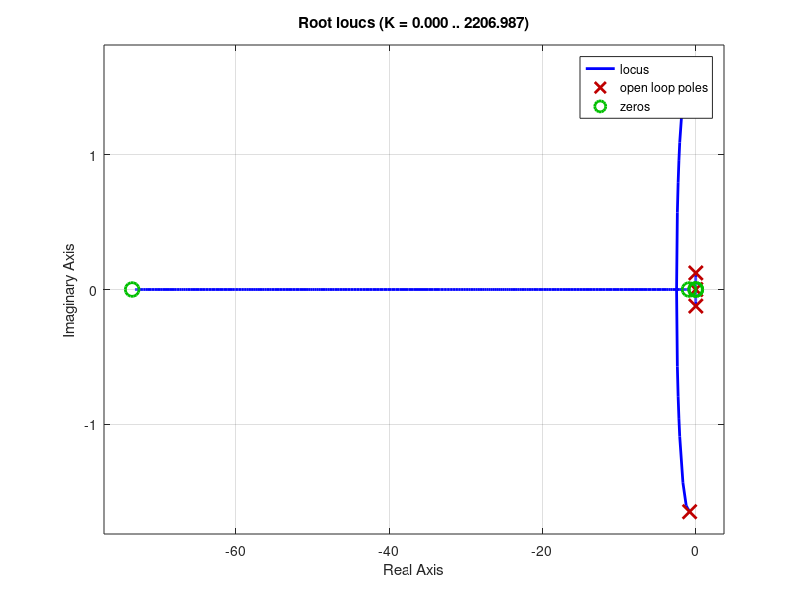
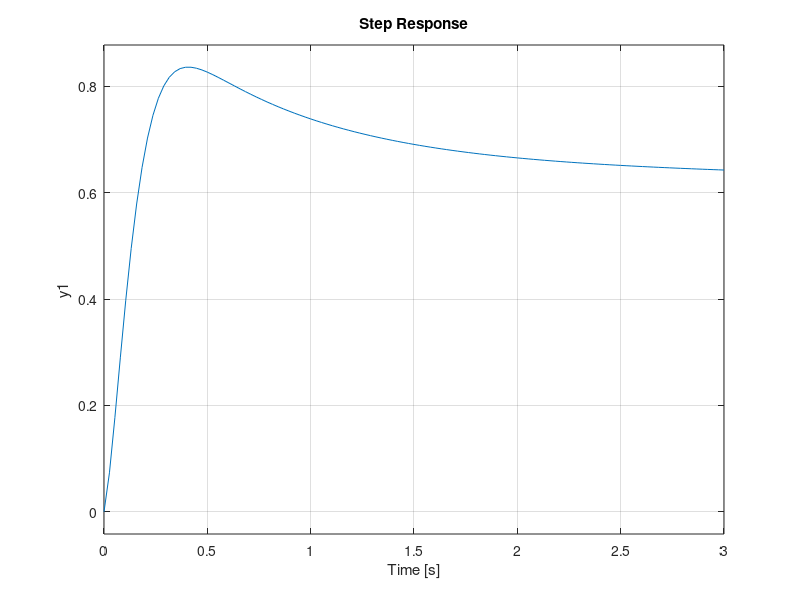

These figures' MATLAB source, in order: (Note: this script raises an error after producing the figures.)
cla; close all
long_poles = [
   1.836*exp(1j*(pi - acos(0.441))),
   1.836*exp(1j*(pi + acos(0.441))),
   0.123*exp(1j*(pi + acos(0.066))),
   0.123*exp(1j*(pi - acos(0.066))),
   ];

lat_poles = [
   -1/0.2495,
   1.519*exp(1j*(pi + acos(0.15))),
   1.519*exp(1j*(pi - acos(0.15))),
   1/42.6,
   ];

% my vals
E_theta = -tf([2.6855, 2.4735, 0.0903], 1); % , real(poly(long_poles)));
E_Nz = -tf([0.0139, 0.0694, 0.4066, 0.0244, 0], 1); % , real(poly(long_poles)));
R_r = -tf([1.8899, 6.5343, 2.6795, -0.5732], real(poly(lat_poles)));
A_Ptch = -tf([5.084, 2.9062, 12.0011], real(poly(lat_poles)));

lag_e = tf(1, [0.1, 1]);
lag_a = tf(1, [0.05, 1]);
lag_r = tf(1, [0.25, 1]);


% % given vals
% E_theta = -tf([2.637, 2.475, 0.0607]); %, real(poly(long_poles)));
% E_Nz = -tf([0.0139, 0.0693, 0.4071, 0.0242, 0]); %, real(poly(long_poles)));
% R_r = -tf([2.0959, 6.0649, 3.565, -1.1943], real(poly(lat_poles)));
% A_Ptch = -tf([4.748, 2.957, 11.16], real(poly(lat_poles)));

% figure
% hold on;
% step(E_theta);
% rlocus(-lag_e*E_theta);
% plot_req(0.4, 1);
% hold off
% step(E_Nz);
% step(R_r);
% step(A_Ptch);
figure(1)

s = tf('s');

Lp = 1.65;
g = 9.81;
U = 1.;
sys = (((Lp/g)*s^2 + (12.4)*s)*E_theta + (1/g)*E_Nz)*tf(1, real(poly(long_poles)))

kp = 0.1;
kp = 0.2;
% kp = 120
ki = 0.0;
kd = 0.0;
K = kp + ki/s + kd*s;

rlocus(-K*sys)

figure(3)

% step(-K*lag_a*sys, 3)
% hold on
step(feedback(-K*lag_a*sys, 1), 3)
stepinfo(feedback(-K*lag_a*sys, 1))
plot_c_star(0.65)
%

figure
r = rlocus(-K*lag_a*sys, 1);
plot(real(r), imag(r), 'k+')
hold on
rlocus(-K*lag_a*sys)
% plot_long_rlocus(-lag_a*sys,K)

function plot_c_star(k)
[cst,cslo,csup] = csenv(k);

% figure
hold on;
plot(cst, cslo, "Color","b");
plot(cst, csup, "Color","b");
end

function plot_long_rlocus(sys, K)
figure(2)
hold on
% phugoid
subplot(1, 2, 1);
rlocus(K*sys)
hold on
r = rlocus(K*sys, 1);
plot(real(r), imag(r), 'k+')
hold on
plot_req(0.05, 0)
xlim([-0.3, 0.3]);
ylim([-0.3, 0.3]);

% spo
subplot(1, 2, 2);
rlocus(K*sys)
hold on
r = rlocus(K*sys, 1);
plot(real(r), imag(r), 'k+')
hold on
plot_req(0.4, 1)
xlim([-1.3, 0]);
ylim([-4, 4]);

end


function plot_lat_rlocus(sys, K)
figure(2)
hold on
% dutch-roll
% subplot(1, 3, 1);
rlocus(K*sys)
hold on
r = rlocus(K*sys, 1);
plot(real(r), imag(r), 'k+')
hold on
plot_req_wc(0.4, 0.4, 'b')
% xlim([-0.3, 0.3]);
% ylim([-0.3, 0.3]);

% Roll-subsidance
% subplot(1, 3, 2);
rlocus(K*sys)
hold on
r = rlocus(K*sys, 1);
plot(real(r), imag(r), 'k+')
hold on
plot_req_wc(0.8, 1, 'g')
% xlim([-1.3, 0]);
% ylim([-4, 4]);

% spiral
% subplot(1, 3, 3);
rlocus(K*sys)
hold on
r = rlocus(K*sys, 1);
plot(real(r), imag(r), 'k+')
hold on
plot_req_wc(0, log(2)/20, 'r')
% xlim([-3, 0.5]);
% ylim([-2, 2]);

end

function plot_req_wc(zeta, wn, color)
theta = linspace(0, 2*pi, 100);
x = wn*cos(theta);
y = wn*sin(theta);
hold on;
plot(x, y, "Color",color);
r = linspace(0, 5, 2);
rx = -r*zeta;
ry = r/sqrt(1-zeta^2);
plot(rx, ry, "Color",color);
end

function plot_req(zeta, wn)
theta = linspace(0, 2*pi, 100);
x = wn*cos(theta);
y = wn*sin(theta);
hold on;
plot(x, y, "Color","r");
r = linspace(0, 5, 2);
rx = -r*zeta;
ry = r/sqrt(1-zeta^2);
plot(rx, ry, "Color","b");
end




